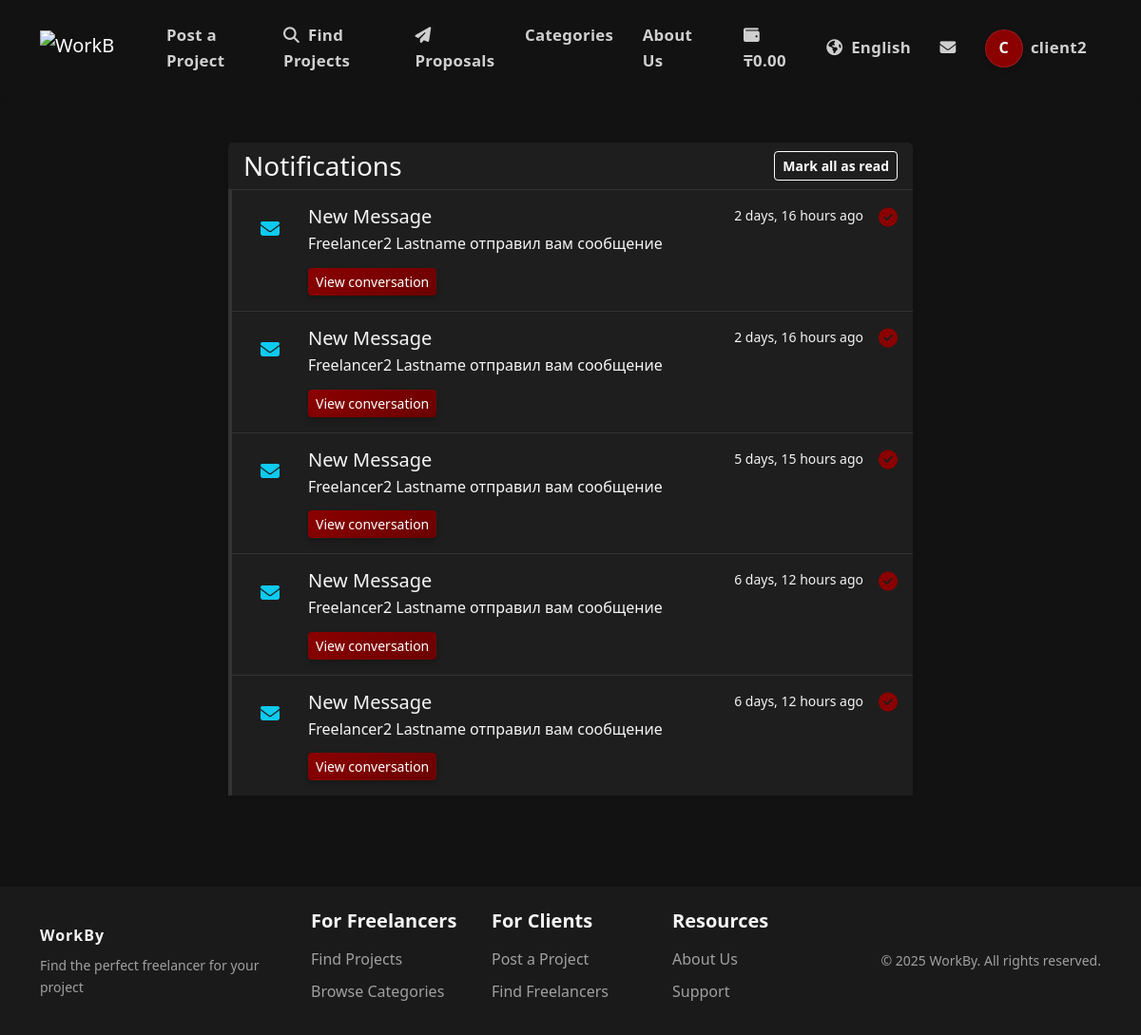
/en/chat/notifications/ (signed in), run on the app's committed database.
### payments/models.py (models this page shows, shortened)
class Wallet(models.Model):
    user = models.OneToOneField(
        settings.AUTH_USER_MODEL,
        on_delete=models.CASCADE,
        related_name='wallet'
    )
    balance = models.DecimalField(_('Balance'), max_digits=10, decimal_places=2, default=0)
    is_active = models.BooleanField(_('Active'), default=True)
    created_at = models.DateTimeField(_('Created At'), auto_now_add=True)
    updated_at = models.DateTimeField(_('Updated At'), auto_now=True)
    class Meta:
        verbose_name = _('Wallet')
        verbose_name_plural = _('Wallets')

### accounts/models.py (models this page shows, shortened)
class User(AbstractUser):
    USER_TYPE_CHOICES = (
        ('client', _('Client')),
        ('freelancer', _('Freelancer')),
    )
    LANGUAGE_CHOICES = (
        ('en', _('English')),
        ('ru', _('Russian')),
        ('kk', _('Kazakh')),
    )
    user_type = models.CharField(_('User Type'), max_length=10, choices=USER_TYPE_CHOICES, default='client')
    bio = models.TextField(_('Biography'), blank=True)
    avatar = models.ImageField(_('Avatar'), upload_to='avatars/', blank=True, null=True)
    phone_number = models.CharField(_('Phone Number'), max_length=15, blank=True)
    preferred_language = models.CharField(_('Preferred Language'), max_length=2, choices=LANGUAGE_CHOICES, default='en')
    dark_mode = models.BooleanField(_('Dark Mode'), default=False)
    skills = models.TextField(_('Skills'), blank=True)
    hourly_rate = models.DecimalField(_('Hourly Rate'), max_digits=10, decimal_places=2, null=True, blank=True)
    company_name = models.CharField(_('Company Name'), max_length=100, blank=True)
    def get_full_name(self):
        if self.first_name or self.last_name:
            return f"{self.first_name} {self.last_name}".strip()
        return self.username
    @property
    def is_client(self):
        return self.user_type == 'client'
    @property
    def is_freelancer(self):
        return self.user_type == 'freelancer'

### chat/models.py (models this page shows, shortened)
class Notification(models.Model):
    TYPE_CHOICES = (
        ('message', _('New Message')),
        ('proposal', _('New Proposal')),
        ('contract', _('Contract Update')),
        ('milestone', _('Milestone Update')),
        ('review', _('New Review')),
    )
    user = models.ForeignKey(
        settings.AUTH_USER_MODEL,
        on_delete=models.CASCADE,
        related_name='notifications',
        verbose_name=_('User')
    )
    notification_type = models.CharField(
        _('Type'),
        max_length=20,
        choices=TYPE_CHOICES
    )
    content = models.TextField(_('Content'))
    related_object_id = models.PositiveIntegerField(_('Related Object ID'), null=True, blank=True)
    created_at = models.DateTimeField(_('Created At'), auto_now_add=True)
    is_read = models.BooleanField(_('Read'), default=False)
    email_sent = models.BooleanField(_('Email Notification Sent'), default=False)
    class Meta:
        verbose_name = _('Notification')
        verbose_name_plural = _('Notifications')
        ordering = ['-created_at']

### chat/views.py (the view)
# urls.py: path('notifications/', views.notifications_view, name='notifications'),
@login_required
def notifications_view(request):
    notifications = Notification.objects.filter(user=request.user)
    context = {
        'notifications': notifications,
    }
    return render(request, 'chat/notifications.html', context)

### jobs/context_processors.py (called while the page is built)
def contracts_processor(request):
    context = {
        'has_contracts': False,
    }
    if request.user.is_authenticated:
        contracts_exist = Contract.objects.filter(
            models.Q(client=request.user) | models.Q(freelancer=request.user)
        ).exists()
        context['has_contracts'] = contracts_exist
    return context

### payments/context_processors.py (called while the page is built)
def wallet_balance(request):
    if request.user.is_authenticated:
        wallet, _ = Wallet.objects.get_or_create(user=request.user)
        return {'user_balance': wallet.balance}
    return {'user_balance': None}

### templates/chat/notifications.html (shortened to what this page needs)
{% extends 'base.html' %}
{% load i18n %}
{% load static %}
{% block content %}
<div class="container py-5">
    <div class="row justify-content-center">
        <div class="col-md-8">
            <div class="card border-0 shadow-sm mb-4 bg-dark text-light">
                <div class="card-header d-flex justify-content-between align-items-center">
                    <h3 class="mb-0 text-light">{% trans "Notifications" %}</h3>
                    <div class="d-flex align-items-center">
                        <button id="mark-all-read" class="btn btn-sm btn-outline-light" {% if notifications_count == 0 %}disabled{% endif %}>
                            {% trans "Mark all as read" %}
                        </button>
                    </div>
                </div>
                <div class="card-body p-0">
                    {% if notifications %}
                    <ul class="list-group list-group-flush" id="notifications-list">
                        {% for notification in notifications %}
                        <li class="list-group-item list-group-item-action d-flex align-items-start p-3 bg-dark text-light {% if not notification.is_read %}unread border-start border-4 border-primary{% endif %}"
                            data-id="{{ notification.id }}">
                            <div class="notification-icon d-flex align-items-center justify-content-center rounded-circle me-3
                                {% if notification.notification_type == 'message' %}bg-info bg-opacity-25{% elif notification.notification_type == 'proposal' %}bg-success bg-opacity-25{% elif notification.notification_type == 'contract' %}bg-warning bg-opacity-25{% elif notification.notification_type == 'milestone' %}bg-primary bg-opacity-25{% elif notification.notification_type == 'review' %}bg-danger bg-opacity-25{% endif %}"
                                style="width: 48px; height: 48px;">
                                {% if notification.notification_type == 'message' %}
                                    <i class="fas fa-envelope fa-lg text-info"></i>
                                {% elif notification.notification_type == 'proposal' %}
                                    <i class="fas fa-file-contract fa-lg text-success"></i>
                                {% elif notification.notification_type == 'contract' %}
                                    <i class="fas fa-handshake fa-lg text-warning"></i>
                                {% elif notification.notification_type == 'milestone' %}
                                    <i class="fas fa-flag-checkered fa-lg text-primary"></i>
                                {% elif notification.notification_type == 'review' %}
                                    <i class="fas fa-star fa-lg text-danger"></i>
                                {% else %}
                                    <i class="fas fa-bell fa-lg text-light"></i>
                                {% endif %}
                            </div>
                            <div class="flex-grow-1">
                                <div class="d-flex w-100 justify-content-between">
                                    <h5 class="mb-1">{{ notification.get_notification_type_display }}</h5>
                                    <small class="text-muted">{{ notification.created_at|timesince }} {% trans "ago" %}</small>
                                </div>
                                <p class="mb-1">{{ notification.content }}</p>
                                {% if notification.notification_type == 'message' and notification.related_object_id %}
                                <div class="d-flex">
                                    <a href="{% url 'chat:conversation_detail' conversation_id=notification.related_object_id %}" class="btn btn-sm btn-primary mt-2">
                                        {% trans "View conversation" %}
                                    </a>
                                </div>
                                {% endif %}
                            </div>
                            {% if not notification.is_read %}
                            <a href="{% url 'chat:mark_notification_read' notification.id %}" class="mark-read-btn" data-id="{{ notification.id }}">
                                <i class="fas fa-check-circle fa-lg ms-3 text-primary"></i>
                            </a>
                            {% endif %}
                        </li>
                        {% endfor %}
                    </ul>
                    {% endif %}
                </div>
            </div>
        </div>
    </div>
</div>
{% endblock %}

### templates/includes/header.html (shortened to what this page needs)
{% load i18n %}
{% load static %}
<nav class="navbar navbar-expand-lg navbar-dark bg-dark border-bottom py-3">
    <div class="container">
        <a class="navbar-brand" href="{% url 'jobs:home' %}">
            <img src="{% static 'img/logo.png' %}" alt="WorkBy" height="40" class="d-inline-block align-text-top me-2">
        </a>
        <div class="collapse navbar-collapse" id="navbarSupportedContent">
            <ul class="navbar-nav me-auto mb-2 mb-lg-0">
                {% if user.is_authenticated %}
                    {% if user.is_client %}
                        <li class="nav-item">
                            <a class="nav-link" href="{% url 'jobs:project_create' %}">{% trans "Post a Project" %}</a>
                        </li>
                    {% endif %}
                    <li class="nav-item">
                        <a class="nav-link" href="{% url 'jobs:project_list' %}"><i class="fas fa-search me-1"></i> {% trans "Find Projects" %}</a>
                    </li>
                    <li class="nav-item">
                        <a class="nav-link" href="{% url 'jobs:my_proposals' %}">
                            <i class="fas fa-paper-plane me-1"></i> {% trans "Proposals" %}
                        </a>
                    </li>
                    <li class="nav-item">
                        <a class="nav-link" href="{% url 'jobs:categories' %}">{% trans "Categories" %}</a>
                    </li>
                    <li class="nav-item">
                        <a class="nav-link" href="{% url 'jobs:about' %}">{% trans "About Us" %}</a>
                    </li>
                {% endif %}
            </ul>
            <ul class="navbar-nav ml-auto align-items-center">
                {% if user.is_authenticated and user_balance is not None %}
                <li class="nav-item me-3">
                    <a href="{% url 'payments:wallet' %}" class="nav-link">
                        <i class="fas fa-wallet me-1"></i>
                        <span class="fw-bold">₸{{ user_balance }}</span>
                    </a>
                </li>
                {% endif %}
                <li class="nav-item dropdown">
                    <a class="nav-link dropdown-toggle" href="#" id="languageDropdown" role="button" data-bs-toggle="dropdown" aria-expanded="false">
                        <i class="fas fa-globe-americas me-1"></i>
                        {% get_current_language as CURRENT_LANGUAGE %}
                        {% if CURRENT_LANGUAGE == 'en' %}
                            {% trans "English" %}
                        {% elif CURRENT_LANGUAGE == 'ru' %}
                            {% trans "Russian" %}
                        {% elif CURRENT_LANGUAGE == 'kk' %}
                            {% trans "Kazakh" %}
                        {% endif %}
                    </a>
                </li>
                {% if user.is_authenticated %}
                    <li class="nav-item d-none d-lg-block">
                        <a class="nav-link" href="{% url 'chat:inbox' %}" title="{% trans 'Messages' %}">
                            <i class="fas fa-envelope"></i>
                        </a>
                    </li>
                    <li class="nav-item dropdown">
                        <a class="nav-link dropdown-toggle d-flex align-items-center" href="#" id="navbarDropdown" role="button" data-bs-toggle="dropdown" aria-expanded="false">
                            <div class="avatar avatar-md me-2">
                                {% if user.avatar %}
                                    <img src="{{ user.avatar.url }}" alt="{{ user.get_full_name|default:user.username }}">
                                {% else %}
                                    {{ user.get_full_name|slice:":1"|upper|default:user.username|slice:":1"|upper }}
                                {% endif %}
                            </div>
                            <span>{{ user.username }}</span>
                        </a>
                    </li>
                {% endif %}
            </ul>
        </div>
    </div>
</nav>

### templates/base.html (style rules this page uses)
.avatar { background-color: #8B0000; border-radius: 50%; display: flex; align-items: center; justify-content: center; color: white; font-weight: bold; overflow: hidden; border: 1px solid rgba(255, 255, 255, 0.1); box-shadow: 0 2px 6px rgba(0, 0, 0, 0.2); transition: transform 0.2s ease; }
.avatar-md { width: 40px; height: 40px; font-size: 16px; }

### data on the page
Wallet: balance "0.00"
User: get_full_name "C", username "client2"
Notification: notification_type "New Message", created_at "2 days, 16 hours", content "Freelancer2 Lastname отправил вам сообщение"
Notification: notification_type "New Message", created_at "2 days, 16 hours", content "Freelancer2 Lastname отправил вам сообщение"
Notification: notification_type "New Message", created_at "5 days, 15 hours", content "Freelancer2 Lastname отправил вам сообщение"
Notification: notification_type "New Message", created_at "6 days, 12 hours", content "Freelancer2 Lastname отправил вам сообщение"
Notification: notification_type "New Message", created_at "6 days, 12 hours", content "Freelancer2 Lastname отправил вам сообщение"
